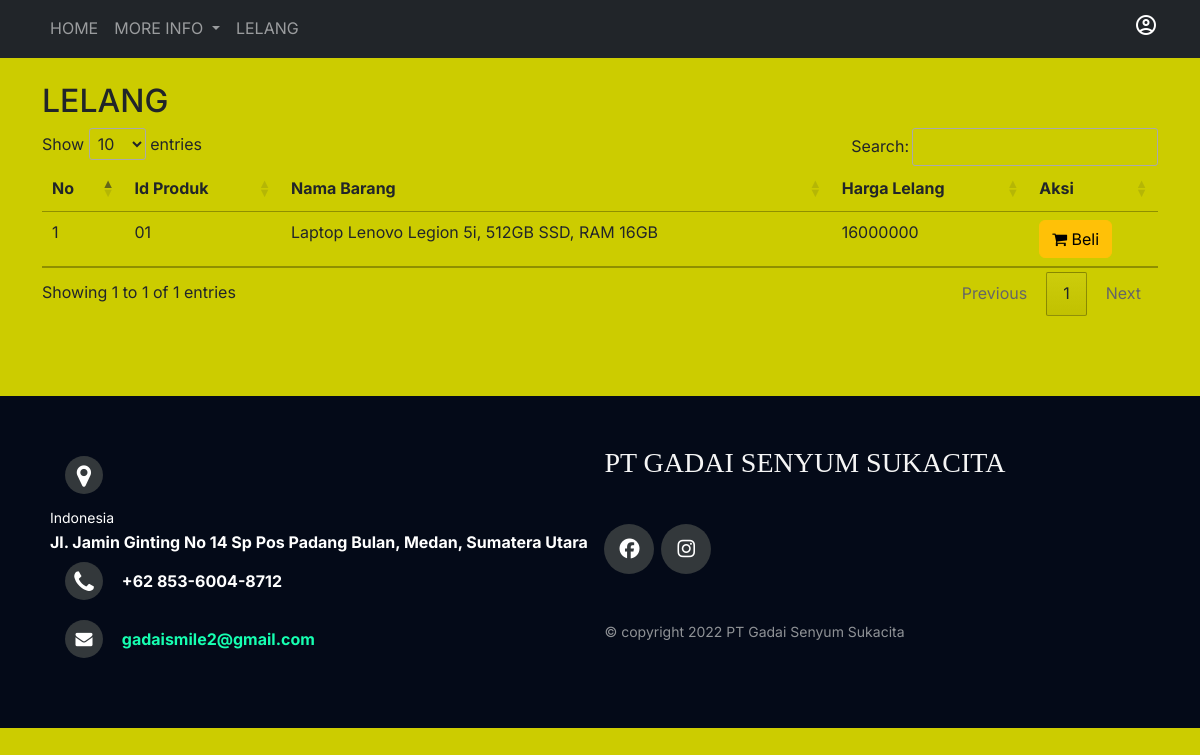
Page /script1/data-lelang.php on the committed database.
### tables this page shows
CREATE TABLE `transaksi` (
  `no_kwitansi` int(5) NOT NULL,
  `jlh_pinjaman` int(8) NOT NULL,
  `tgl_jatuh_tempo` date NOT NULL,
  `id_produk` int(8) NOT NULL,
  `id_pegawai` int(8) NOT NULL
);

CREATE TABLE `barang` (
  `id_produk` int(8) NOT NULL,
  `rincian_barang` varchar(100) NOT NULL,
  `jenis_barang` enum('Kendaraan','Elektronik') NOT NULL,
  `taksiran` int(8) NOT NULL,
  `label_barang` enum('Gadai','Lelang') NOT NULL
);

### script1/config/function.php (called while the page is built, shortened)
<?php
include 'koneksi.php';
function select($query)
{
    global $db;
    $result = mysqli_query($db, $query);
    $rows = [];
    while ($row = mysqli_fetch_assoc($result)) {
        $rows[] = $row;
    }
    return $rows;
}
?>

### script1/data-lelang.php (the view, shortened to what this page needs)
<?php
include 'layout/header.php';
include 'config/function.php';
$data_barang = select("SELECT * FROM transaksi AS t INNER JOIN
                barang AS k ON t.id_produk = k.id_produk WHERE k.label_barang = 'Lelang'");
?>
<div class="container mt-4">
    <h2>LELANG</h2>
<table class="table table-hover" id="tabel-data">
        <thead>
            <tr>
                <th>No</th>
                <th>Id Produk</th>
                <th>Nama Barang</th>
                <th>Harga Lelang</th>
                <th>Aksi</th>
            </tr>
        </thead>
        <tbody>
            <?php $no = 1; ?>
            <?php foreach($data_barang as $barang) : ?>
            <tr>
                <td><?= $no++; ?></td>
                 <td>0<?= $barang['id_produk']; ?></td>
                <td><?= $barang['rincian_barang']; ?></td>
                <td><?= $barang['taksiran']; ?></td>
                <td>
                    <a href="form-pembeli-lelang.php?id_produk=<?= $barang['id_produk'];?>" class="btn btn-warning">
                        <i class='fa fa-shopping-cart'></i> Beli
                    </a>
            </tr>
            <?php endforeach; ?>
        </tbody>
    </table>
</div>
<?php
include 'layout/footer.php'
?>

### script1/css/stylesheet.css (style rules this page uses)
* { font-family: 'Inter'; }
::placeholder { font-family: 'Poppins'; }

### script1/data-lelang.php (style rules this page uses)
body { background-color: #cc0; }

### script1/layout/footer.php (style rules this page uses)
* { padding: 0; margin: 0; }
body { font: 16px/1.6 arial, sans-serif; }

### rows in the picture
transaksi: id_produk.id_produk "1", id_produk.rincian_barang "Laptop Lenovo Legion 5i, 512GB SSD, RAM 16GB", id_produk.taksiran "16000000"
